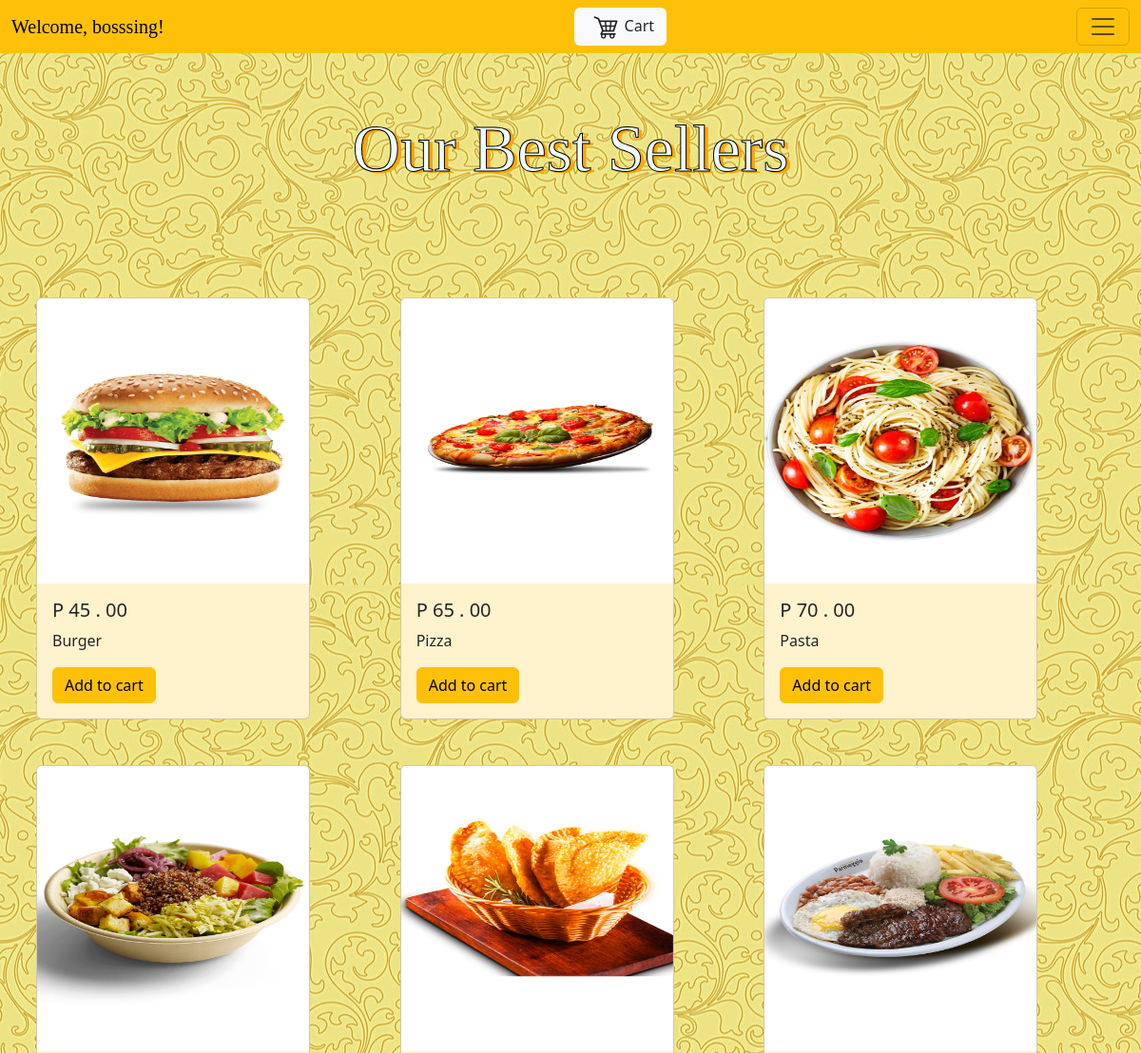
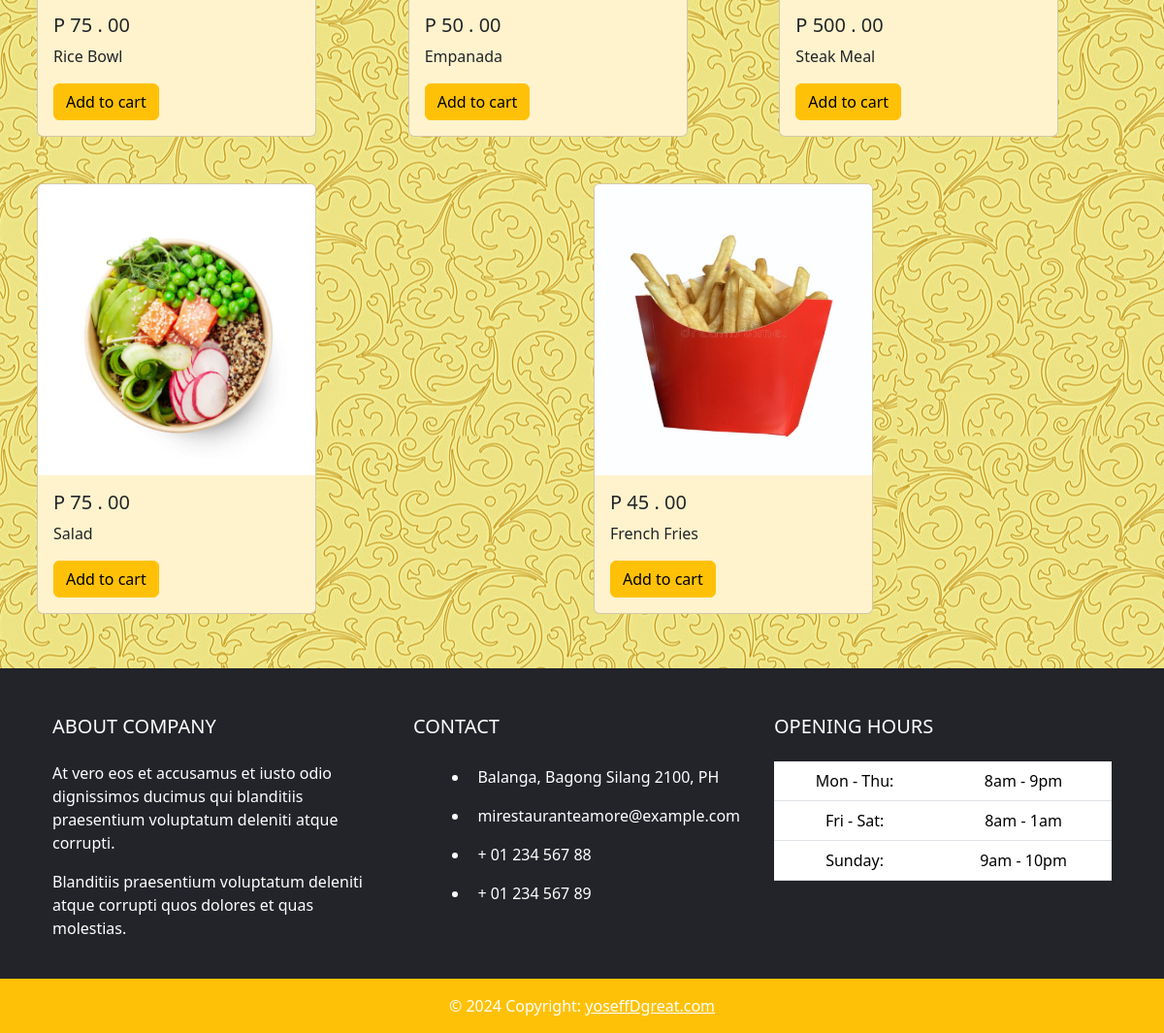
The app's page /midterm/view/view_menu_items.php (signed in) with its own data (2 pictures, top to bottom).
### tables this page shows
CREATE TABLE `menu` (
  `id` int(11) NOT NULL,
  `name` varchar(50) NOT NULL,
  `quantity` int(11) NOT NULL,
  `price` decimal(10,0) NOT NULL,
  `expiration` date NOT NULL,
  `date_receive` timestamp NOT NULL DEFAULT current_timestamp() ON UPDATE current_timestamp(),
  `image` varchar(255) NOT NULL
);

### midterm/classes/menu_items.php (called while the page is built, shortened)
<?php
class MenuItems {
    private $db;
    function __construct() {
        $this->db = $GLOBALS['connection'];
    }
    public function viewMenu() {
        $menus = $this->db->query('SELECT * FROM menu WHERE 1')->fetchAll();
        return $menus;
    }
}
?>

### midterm/view/view_menu_items.php (the view, shortened to what this page needs)
<?php include('../classes/menu_items.php');
$totalQuantity = 0;
?>
<!DOCTYPE html>
<html lang="en">
<head>
    <link rel="stylesheet" href="../css/bootstrap.css">
    <link rel="stylesheet" href="../css/main.css">
</head>
<body>
    <nav class="navbar bg-warning fixed-top">
        <div class="container-fluid">
            <a class="navbar-brand welcome">Welcome, <?php echo $_SESSION['customer_name'] ; ?>!</a>
            <span><a href="view_order.php" class="btn bg-light"><img src="../resources/cart1.png" alt="">Cart <?php if ($totalQuantity > 0): ?>
                <?php endif; ?> </a></span>
            <button class="navbar-toggler" type="button" data-bs-toggle="offcanvas" data-bs-target="#offcanvasNavbar" aria-controls="offcanvasNavbar" aria-label="Toggle navigation">
                <span class="navbar-toggler-icon"></span>
            </button>
        </div>
    </nav>
    <p class="container text-center best-seller">Our Best Sellers</p>
    <div class="container p-2 mt-5">
        <div class="row">
            <div class="col">
                <div class="row">
                <?php
                    $menu = new MenuItems();
                    $menu_items = $menu->viewMenu();
                    foreach ($menu_items as $key => $value) {
                        echo '<div class="col">
                                <div class="card bg-warning-subtle mt-5" style="width: 18rem;">
                                    <img id="menu-images" src="../resources/'. $value['image'] .'.jpg" class="card-img-top" alt="...">
                                    <div class="card-body">
                                        <h5 class="card-title"> P ' . $value['price'] . ' . 00</h5>
                                        <p class="card-text">'. $value['name'] .'</p>
                                        <button type="button" class="btn btn-warning" data-bs-toggle="modal"
                                                data-bs-target="#addToCartModal" data-id="' . $value['id'] . '">
                                        Add to cart
                                        </button>
                                    </div>
                                </div>
                            </div>';
                    }
                ?>
                </div>
            </div>
        </div>
    </div>
    <footer class="text-white text-center text-lg-start mt-5" style="background-color: #23242a;">
            <div class="container p-4">
            <div class="row mt-4">
                <div class="col-lg-4 col-md-12 mb-4 mb-md-0">
                <h5 class="text-uppercase mb-4">About company</h5>
                <p>
                    At vero eos et accusamus et iusto odio dignissimos ducimus qui blanditiis praesentium
                    voluptatum deleniti atque corrupti.
                </p>
                <p>
                    Blanditiis praesentium voluptatum deleniti atque corrupti quos dolores et quas
                    molestias.
                </p>
                </div>
                <div class="col-lg-4 col-md-6 mb-4 mb-md-0">
                <h5 class="text-uppercase mb-4 pb-1">Contact</h5>
                <ul class="fa-ul" style="margin-left: 1.65em;">
                    <li class="mb-3">
                    <span class="fa-li"><i class="fas fa-home"></i></span><span class="ms-2">Balanga, Bagong Silang 2100, PH</span>
                    </li>
                    <li class="mb-3">
                    <span class="fa-li"><i class="fas fa-envelope"></i></span><span class="ms-2">mirestauranteamore@example.com</span>
                    </li>
                    <li class="mb-3">
                    <span class="fa-li"><i class="fas fa-phone"></i></span><span class="ms-2">+ 01 234 567 88</span>
                    </li>
                    <li class="mb-3">
                    <span class="fa-li"><i class="fas fa-print"></i></span><span class="ms-2">+ 01 234 567 89</span>
                    </li>
                </ul>
                </div>
                <div class="col-lg-4 col-md-6 mb-4 mb-md-0">
                <h5 class="text-uppercase mb-4">Opening hours</h5>
                <table class="table text-center text-white bg-warning-subtle">
                    <tbody class="font-weight-normal">
                    <tr>
                        <td>Mon - Thu:</td>
                        <td>8am - 9pm</td>
                    </tr>
                    <tr>
                        <td>Fri - Sat:</td>
                        <td>8am - 1am</td>
                    </tr>
                    <tr>
                        <td>Sunday:</td>
                        <td>9am - 10pm</td>
                    </tr>
                    </tbody>
                </table>
                </div>
            </div>
            </div>
            <div class="text-center p-3 bg-warning">
            © 2024 Copyright:
            <a class="text-white" href="#">yoseffDgreat.com</a>
            </div>
        </footer>
</body>
</html>

### midterm/css/main.css (style rules this page uses)
#menu-images { width: 100%; height: 300px; }
.welcome { font-family: BagindFont; font-size: 20px; padding: 0; margin: 0; }
body { background-image: url(../resources/background.jpg); background-attachment: fixed; background-position: center; }
.best-seller { font-family: EleganceFont; margin-top: 13vh; font-size: 70px; color: azure; -webkit-text-stroke-width: 1px; -webkit-text-stroke-color: black; text-shadow: 4px 2px #ffa600; }

### records on screen
menu: image (picture), price "45", name "Burger"
menu: image (picture), price "65", name "Pizza"
menu: image (picture), price "70", name "Pasta"
menu: image (picture), price "75", name "Rice Bowl"
menu: image (picture), price "50", name "Empanada"
menu: image (picture), price "500", name "Steak Meal"
menu: image (picture), price "75", name "Salad"
menu: image (picture), price "45", name "French Fries"

### other values on screen
$_SESSION['customer_name'] "bosssing"
